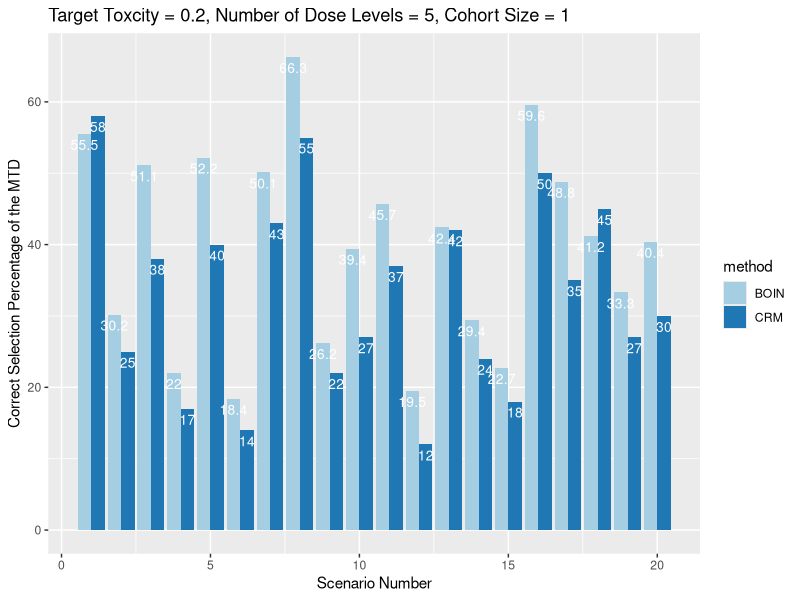
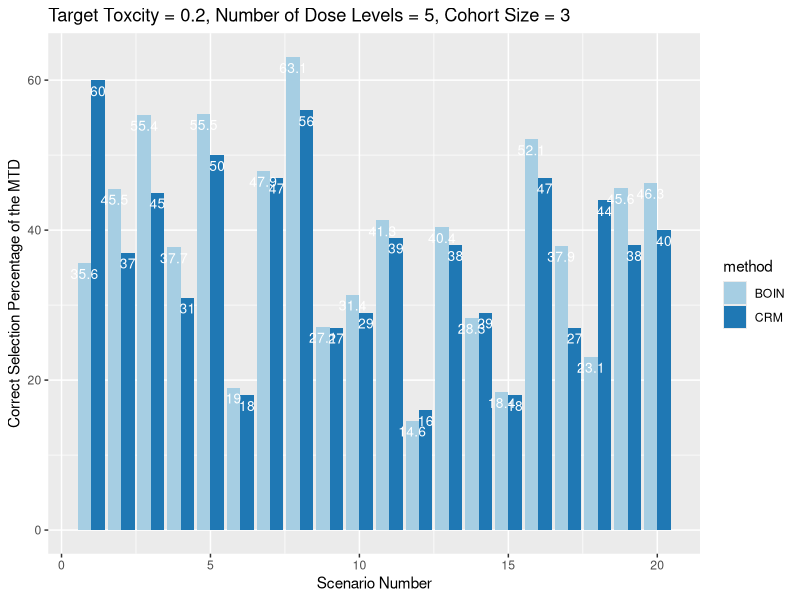
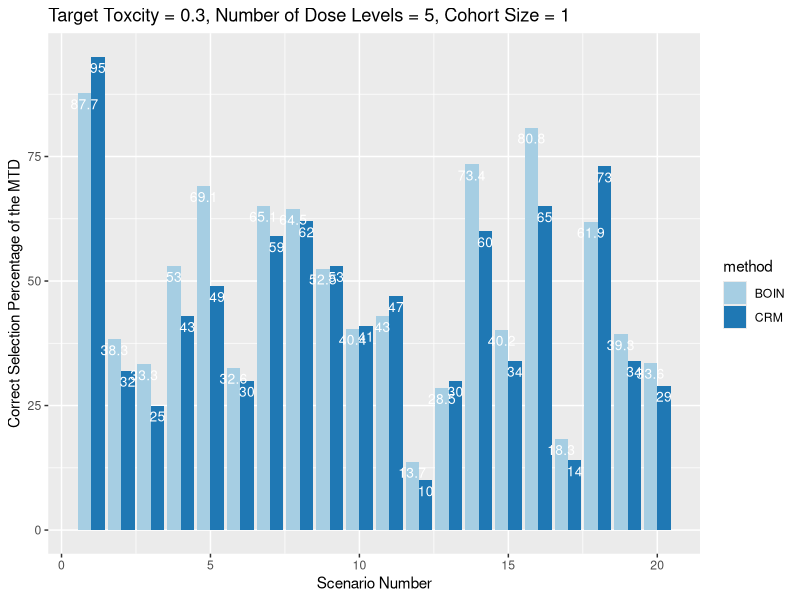
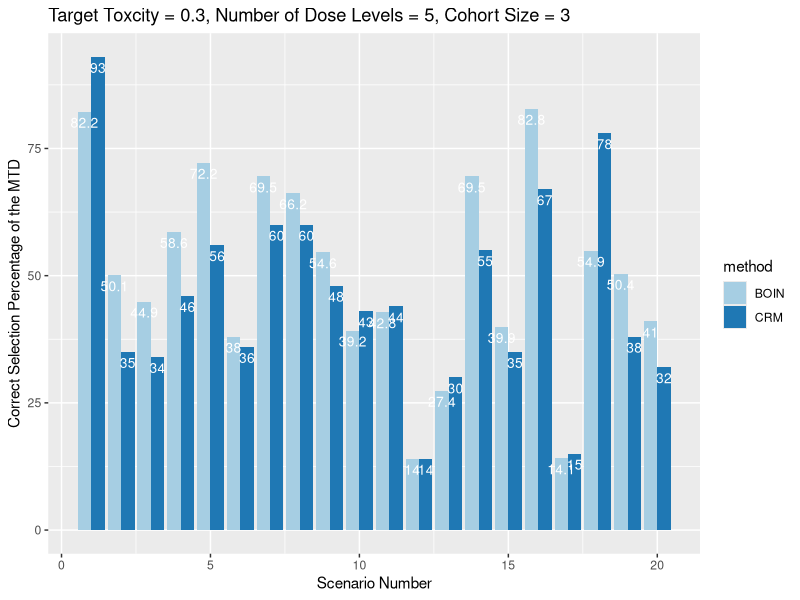
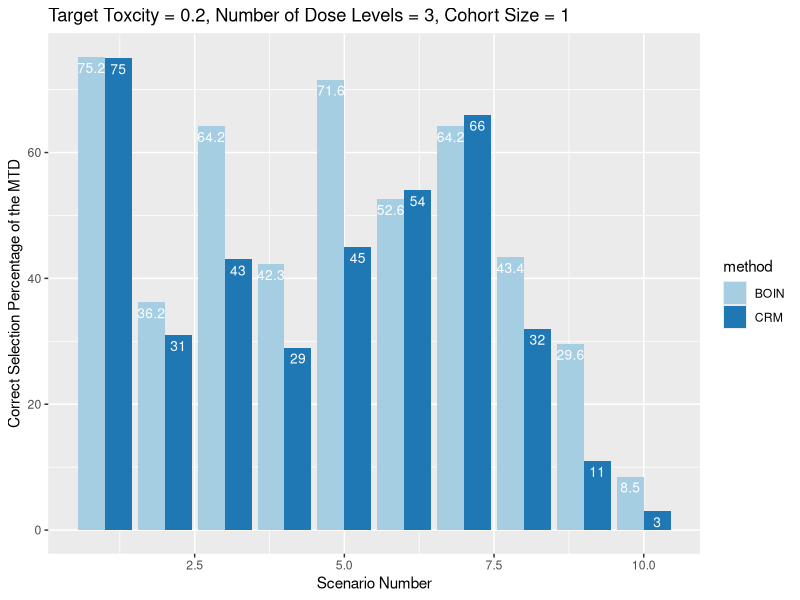
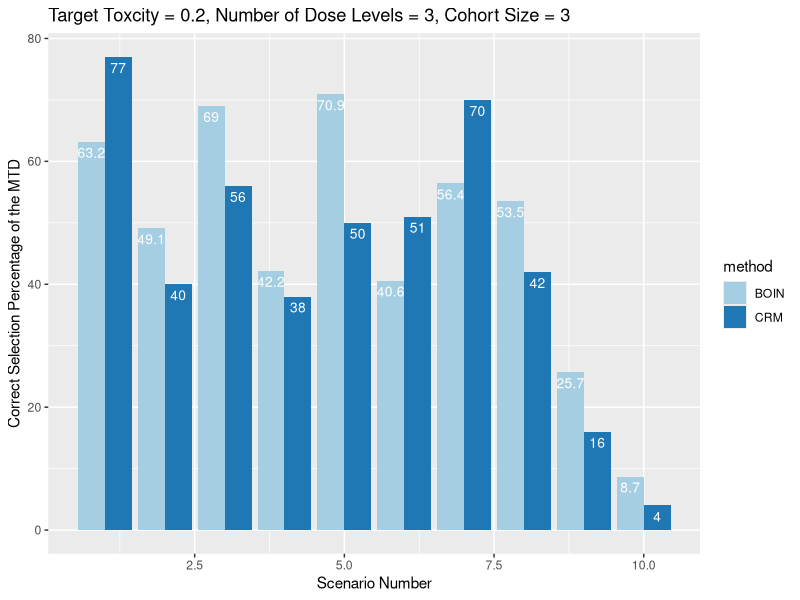
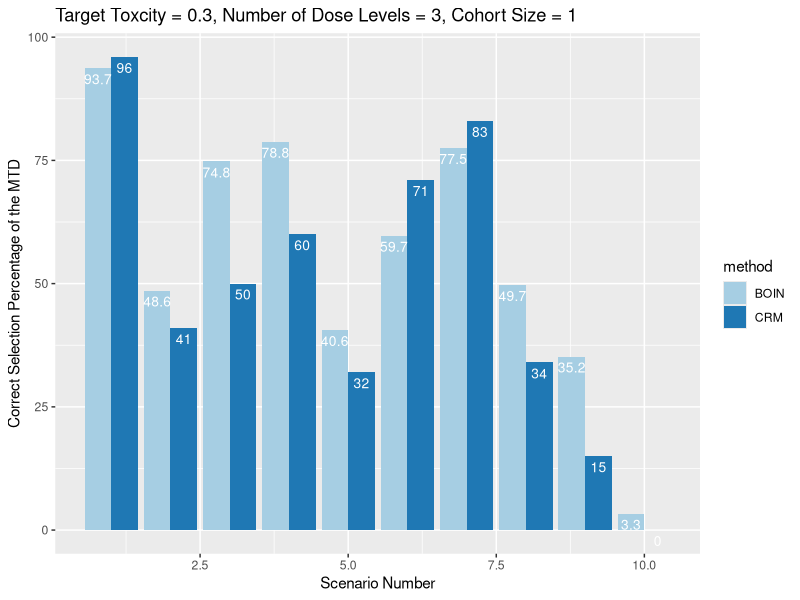
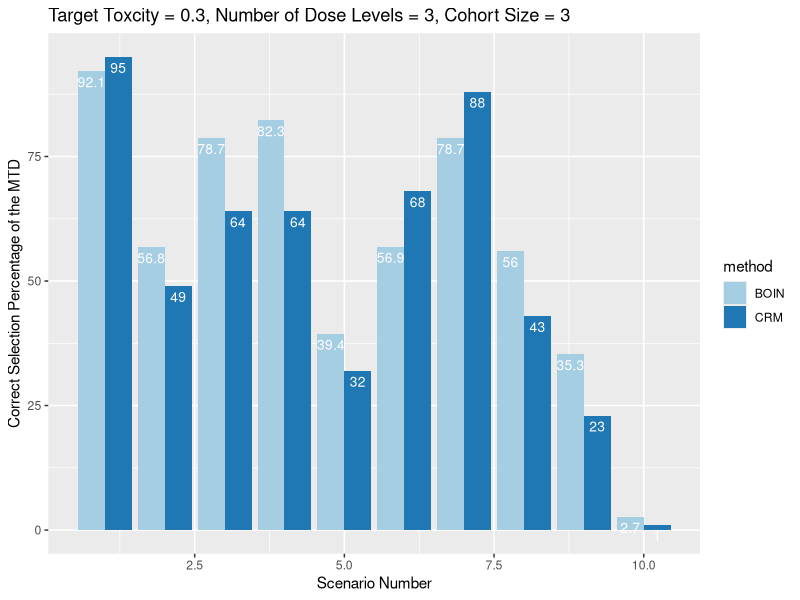

The R source for these figures, in order:
## ---- chunk 1
knitr::opts_chunk$set(echo = FALSE)
## ---- chunk 2
library(ggplot2)
## ---- chunk 3
#####################################################
# CASE 1 - Selection Percentage of the MTD, Cohort Size = 1
#####################################################
case1cohort1df <- data.frame(
  scenario = c(seq(1:20),c(seq(1:20))),
  method = c(rep(c("BOIN"), 20), rep("CRM", 20)),
  vals = c(55.5, 30.2, 51.1, 22, 52.2, 
           18.4, 50.1, 66.3, 26.2, 39.4,
           45.7, 19.5, 42.4, 29.4, 22.7, 
           59.6, 48.8, 41.2, 33.3, 40.4, # END BOIN
           58, 25, 38, 17, 40,
           14, 43, 55, 22, 27,
           37, 12, 42, 24, 18,
           50, 35, 45, 27, 30 # END CRM
           )
)

ggplot(data=case1cohort1df, aes(x=scenario, y=vals, fill=method)) +
  geom_bar(stat="identity", position=position_dodge())+
  geom_text(aes(label=vals), vjust=1.6, color="white",
            position = position_dodge(0.9), size=3.5)+
  scale_fill_brewer(palette="Paired") + 
  xlab("Scenario Number")+
  ylab("Correct Selection Percentage of the MTD")+
  ggtitle("Target Toxcity = 0.2, Number of Dose Levels = 5, Cohort Size = 1")
## ---- chunk 4
#####################################################
# CASE 1 - Selection Percentage of the MTD, Cohort Size = 3
#####################################################
case1cohort3df <- data.frame(
  scenario = c(seq(1:20),c(seq(1:20))),
  method = c(rep(c("BOIN"), 20), rep("CRM", 20)),
  vals = c(35.6, 45.5, 55.4, 37.7, 55.5, 
           19.0, 47.9, 63.1, 27.1, 31.4,
           41.3, 14.6, 40.4, 28.3, 18.4,
           52.1, 37.9, 23.1, 45.6, 46.3, 
           60, 37, 45, 31, 50,
           18, 47, 56, 27, 29, 
           39, 16, 38, 29, 18, 
           47, 27, 44, 38, 40
  )
)

ggplot(data=case1cohort3df, aes(x=scenario, y=vals, fill=method)) +
  geom_bar(stat="identity", position=position_dodge())+
  geom_text(aes(label=vals), vjust=1.6, color="white",
            position = position_dodge(0.9), size=3.5)+
  scale_fill_brewer(palette="Paired") + 
  xlab("Scenario Number")+
  ylab("Correct Selection Percentage of the MTD")+
  ggtitle("Target Toxcity = 0.2, Number of Dose Levels = 5, Cohort Size = 3")
## ---- chunk 5
#####################################################
# CASE 2 - Selection Percentage of the MTD, Cohort Size = 1
#####################################################
case2cohort1df <- data.frame(
  scenario = c(seq(1:20),c(seq(1:20))),
  method = c(rep(c("BOIN"), 20), rep("CRM", 20)),
  vals = c(87.7, 38.3, 33.3, 53.0, 69.1,
           32.6, 65.1, 64.5, 52.5, 40.4, 
           43.0, 13.7, 28.5, 73.4, 40.2,
           80.8, 18.3, 61.9, 39.3, 33.6,
           95, 32, 25, 43, 49, 
           30, 59, 62, 53, 41,
           47, 10, 30, 60, 34,
           65, 14, 73, 34, 29
  )
)

ggplot(data=case2cohort1df, aes(x=scenario, y=vals, fill=method)) +
  geom_bar(stat="identity", position=position_dodge())+
  geom_text(aes(label=vals), vjust=1.6, color="white",
            position = position_dodge(0.9), size=3.5)+
  scale_fill_brewer(palette="Paired") + 
  xlab("Scenario Number")+
  ylab("Correct Selection Percentage of the MTD")+
  ggtitle("Target Toxcity = 0.3, Number of Dose Levels = 5, Cohort Size = 1")
## ---- chunk 6
#####################################################
# CASE 2 - Selection Percentage of the MTD, Cohort Size = 3
#####################################################
case2cohort3df <- data.frame(
  scenario = c(seq(1:20),c(seq(1:20))),
  method = c(rep(c("BOIN"), 20), rep("CRM", 20)),
  vals = c(82.2, 50.1, 44.9, 58.6, 72.2,
           38.0, 69.5, 66.2, 54.6, 39.2, 
           42.8, 14.0, 27.4, 69.5, 39.9,
           82.8, 14.1, 54.9, 50.4, 41.0,
           93, 35, 34, 46, 56,
           36, 60, 60, 48, 43, 
           44, 14, 30, 55, 35, 
           67, 15, 78, 38, 32
  )
)

ggplot(data=case2cohort3df, aes(x=scenario, y=vals, fill=method)) +
  geom_bar(stat="identity", position=position_dodge())+
  geom_text(aes(label=vals), vjust=1.6, color="white",
            position = position_dodge(0.9), size=3.5)+
  scale_fill_brewer(palette="Paired") + 
  xlab("Scenario Number")+
  ylab("Correct Selection Percentage of the MTD")+
  ggtitle("Target Toxcity = 0.3, Number of Dose Levels = 5, Cohort Size = 3")

## ---- chunk 7
#####################################################
# CASE 3 - Selection Percentage of the MTD, Cohort Size = 1
#####################################################
case3cohort1df <- data.frame(
  scenario = c(seq(1:10),c(seq(1:10))),
  method = c(rep(c("BOIN"), 10), rep("CRM", 10)),
  vals = c(75.2, 36.2, 64.2, 42.3, 71.6,
           52.6, 64.2, 43.4, 29.6, 8.5,
           75, 31, 43, 29, 45,
           54, 66, 32, 11, 3
  )
)

ggplot(data=case3cohort1df, aes(x=scenario, y=vals, fill=method)) +
  geom_bar(stat="identity", position=position_dodge())+
  geom_text(aes(label=vals), vjust=1.6, color="white",
            position = position_dodge(0.9), size=3.5)+
  scale_fill_brewer(palette="Paired") + 
  xlab("Scenario Number")+
  ylab("Correct Selection Percentage of the MTD")+
  ggtitle("Target Toxcity = 0.2, Number of Dose Levels = 3, Cohort Size = 1")

## ---- chunk 8
#####################################################
# CASE 3 - Selection Percentage of the MTD, Cohort Size = 3
#####################################################
case3cohort3df <- data.frame(
  scenario = c(seq(1:10),c(seq(1:10))),
  method = c(rep(c("BOIN"), 10), rep("CRM", 10)),
  vals = c(63.2, 49.1, 69.0, 42.2, 70.9, 
           40.6, 56.4, 53.5, 25.7, 8.7,
           77, 40, 56, 38, 50,
           51, 70, 42, 16, 4
  )
)

ggplot(data=case3cohort3df, aes(x=scenario, y=vals, fill=method)) +
  geom_bar(stat="identity", position=position_dodge())+
  geom_text(aes(label=vals), vjust=1.6, color="white",
            position = position_dodge(0.9), size=3.5)+
  scale_fill_brewer(palette="Paired") + 
  xlab("Scenario Number")+
  ylab("Correct Selection Percentage of the MTD")+
  ggtitle("Target Toxcity = 0.2, Number of Dose Levels = 3, Cohort Size = 3")
## ---- chunk 9
#####################################################
# CASE 4 - Selection Percentage of the MTD, Cohort Size = 1
#####################################################
case4cohort1df <- data.frame(
  scenario = c(seq(1:10),c(seq(1:10))),
  method = c(rep(c("BOIN"), 10), rep("CRM", 10)),
  vals = c(93.7, 48.6, 74.8, 78.8, 40.6,
           59.7, 77.5, 49.7, 35.2, 3.3,
           96, 41, 50, 60, 32,
           71, 83, 34, 15, 0
           
  )
)

ggplot(data=case4cohort1df, aes(x=scenario, y=vals, fill=method)) +
  geom_bar(stat="identity", position=position_dodge())+
  geom_text(aes(label=vals), vjust=1.6, color="white",
            position = position_dodge(0.9), size=3.5)+
  scale_fill_brewer(palette="Paired") + 
  xlab("Scenario Number")+
  ylab("Correct Selection Percentage of the MTD")+
  ggtitle("Target Toxcity = 0.3, Number of Dose Levels = 3, Cohort Size = 1")
## ---- chunk 10
#####################################################
# CASE 4 - Selection Percentage of the MTD, Cohort Size = 3
#####################################################
case4cohort3df <- data.frame(
  scenario = c(seq(1:10),c(seq(1:10))),
  method = c(rep(c("BOIN"), 10), rep("CRM", 10)),
  vals = c(92.1, 56.8, 78.7, 82.3, 39.4, 
           56.9, 78.7, 56.0, 35.3, 2.7,
           95, 49, 64, 64, 32, 
           68, 88, 43, 23, 1
           
  )
)

ggplot(data=case4cohort3df, aes(x=scenario, y=vals, fill=method)) +
  geom_bar(stat="identity", position=position_dodge())+
  geom_text(aes(label=vals), vjust=1.6, color="white",
            position = position_dodge(0.9), size=3.5)+
  scale_fill_brewer(palette="Paired") + 
  xlab("Scenario Number")+
  ylab("Correct Selection Percentage of the MTD")+
  ggtitle("Target Toxcity = 0.3, Number of Dose Levels = 3, Cohort Size = 3")
## ---- chunk 11
#####################################################
# CASE 1 - Allocation Accuracy of the MTD, Cohort Size = 1
#####################################################
case1cohort1df <- data.frame(
  scenario = c(seq(1:20),c(seq(1:20))),
  method = c(rep(c("BOIN"), 20), rep("CRM", 20)),
  vals = c(13.0, 9.1, 13.0, 7.3, 13.5,
           5.5, 10.7, 13.6, 6.9, 9.3,
           10.5, 5.3, 9.0, 7.3, 6.1,
           12.2, 11.4, 10.4, 9.7, 11.6,
           14.2, 8.6, 11.5, 6.8, 12.4,
           4.2, 9.2, 11.7, 5.0, 6.0,
           7.7, 3.5, 8.0, 5.1, 3.9,
           8.7, 6.9, 11.7, 8.9, 10.4
  )
)

ggplot(data=case1cohort1df, aes(x=scenario, y=vals, fill=method)) +
  geom_bar(stat="identity", position=position_dodge())+
  geom_text(aes(label=vals), vjust=1.6, color="white",
            position = position_dodge(0.9), size=3.5)+
  scale_fill_brewer(palette="Paired") + 
  xlab("Scenario Number")+
  ylab("Number of Patients Assigned to the MTD")+
  ggtitle("Target Toxcity = 0.2, Number of Dose Levels = 5, Cohort Size = 1")
## ---- chunk 12
#####################################################
# CASE 1 - Allocation Accuracy of the MTD, Cohort Size = 3
#####################################################
case1cohort3df <- data.frame(
  scenario = c(seq(1:20),c(seq(1:20))),
  method = c(rep(c("BOIN"), 20), rep("CRM", 20)),
  vals = c(5.1, 14.4, 15.8, 13.1, 15.8,
           6.2, 11.2, 13.7, 6.2, 6.0,
           8.4, 3.6, 8.5, 5.5, 3.4,
           8.4, 6.1, 3.5, 14.4, 14.8,
           9.4, 13.8, 15.0, 13.0, 16.3,
           5.5, 10.0, 12.1, 6.0, 6.4,
           8.1, 4.1, 8.2, 6.2, 4.0,
           8.3, 5.8, 7.3, 13.9, 14.7
  )
)

ggplot(data=case1cohort3df, aes(x=scenario, y=vals, fill=method)) +
  geom_bar(stat="identity", position=position_dodge())+
  geom_text(aes(label=vals), vjust=1.6, color="white",
            position = position_dodge(0.9), size=3.5)+
  scale_fill_brewer(palette="Paired") + 
  xlab("Scenario Number")+
  ylab("Number of Patients Assigned to the MTD")+
  ggtitle("Target Toxcity = 0.2, Number of Dose Levels = 5, Cohort Size = 3")
## ---- chunk 13
#####################################################
# CASE 2 - Allocation Accuracy of the MTD, Cohort Size = 1
#####################################################
case2cohort1df <- data.frame(
  scenario = c(seq(1:20),c(seq(1:20))),
  method = c(rep(c("BOIN"), 20), rep("CRM", 20)),
  vals = c(18.3, 11.5, 10.5, 14.1, 17.0,
           8.3, 13.9, 13.7, 11.3, 9.3,
           9.7, 4.2, 7.2, 14.2, 8.8,
           16.7, 4.5, 13.3, 11.7, 10.6,
           21.6, 10.9, 9.8, 13.4, 15.7,
           7.2, 12.7, 13.4, 10.2, 8.6,
           9.6, 3.4, 6.9, 11.6, 7.0,
           13.4, 3.5, 17.3, 11.3, 10.7
  )
)

ggplot(data=case2cohort1df, aes(x=scenario, y=vals, fill=method)) +
  geom_bar(stat="identity", position=position_dodge())+
  geom_text(aes(label=vals), vjust=1.6, color="white",
            position = position_dodge(0.9), size=3.5)+
  scale_fill_brewer(palette="Paired") + 
  xlab("Scenario Number")+
  ylab("Number of Patients Assigned to the MTD")+
  ggtitle("Target Toxcity = 0.3, Number of Dose Levels = 5, Cohort Size = 1")
## ---- chunk 14
#####################################################
# CASE 2 - Selection Percentage of the MTD, Cohort Size = 3
#####################################################
case2cohort3df <- data.frame(
  scenario = c(seq(1:20),c(seq(1:20))),
  method = c(rep(c("BOIN"), 20), rep("CRM", 20)),
  vals = c(11.7, 14.6, 14.1, 16.1, 18.2, 
           10.2, 15.0, 14.9, 10.7, 8.8, 
           9.2, 3.7, 6.5, 11.0, 6.8,
           13.2, 2.5, 8.1, 14.6, 13.4,
           13.1, 14.5, 14.8, 16.3, 18.7,
           9.5, 13.8, 14.0, 10.6, 9.1,
           9.5, 4.2, 6.9, 9.9, 7.0,
           11.8, 2.9, 10.7, 14.8, 13.7
  )
)

ggplot(data=case2cohort3df, aes(x=scenario, y=vals, fill=method)) +
  geom_bar(stat="identity", position=position_dodge())+
  geom_text(aes(label=vals), vjust=1.6, color="white",
            position = position_dodge(0.9), size=3.5)+
  scale_fill_brewer(palette="Paired") + 
  xlab("Scenario Number")+
  ylab("Number of Patients Assigned to the MTD")+
  ggtitle("Target Toxcity = 0.3, Number of Dose Levels = 5, Cohort Size = 3")
## ---- chunk 15
#####################################################
# CASE 3 - Selection Percentage of the MTD, Cohort Size = 1
#####################################################
case3cohort1df <- data.frame(
  scenario = c(seq(1:10),c(seq(1:10))),
  method = c(rep(c("BOIN"), 10), rep("CRM", 10)),
  vals = c(10.7, 6.5, 9.8, 6.3, 9.3,
           8.1, 9.5, 7.4, 7.7, 5.9,
           10.9, 6.2, 8.4, 4.0, 6.2,
           8.3, 10.0, 6.4, 4.8, 3.3
  )
)

ggplot(data=case3cohort1df, aes(x=scenario, y=vals, fill=method)) +
  geom_bar(stat="identity", position=position_dodge())+
  geom_text(aes(label=vals), vjust=1.6, color="white",
            position = position_dodge(0.9), size=3.5)+
  scale_fill_brewer(palette="Paired") + 
  xlab("Scenario Number")+
  ylab("Number of Patients Assigned to the MTD")+
  ggtitle("Target Toxcity = 0.2, Number of Dose Levels = 3, Cohort Size = 1")
## ---- chunk 16
#####################################################
# CASE 3 - Selection Percentage of the MTD, Cohort Size = 3
#####################################################
case3cohort3df <- data.frame(
  scenario = c(seq(1:10),c(seq(1:10))),
  method = c(rep(c("BOIN"), 10), rep("CRM", 10)),
  vals = c(6.5, 9.7, 11.3, 6.3, 8.4,
           4.4, 6.0, 10.2, 8.0, 6.2,
           8.9, 9.4, 11.1, 5.2, 6.4,
           6.2, 8.3, 5.0, 9.8, 7.6
  )
)

ggplot(data=case3cohort3df, aes(x=scenario, y=vals, fill=method)) +
  geom_bar(stat="identity", position=position_dodge())+
  geom_text(aes(label=vals), vjust=1.6, color="white",
            position = position_dodge(0.9), size=3.5)+
  scale_fill_brewer(palette="Paired") + 
  xlab("Scenario Number")+
  ylab("Number of Patients Assigned to the MTD")+
  ggtitle("Target Toxcity = 0.2, Number of Dose Levels = 3, Cohort Size = 3")
## ---- chunk 17
#####################################################
# CASE 4 - Selection Percentage of the MTD, Cohort Size = 1
#####################################################
case4cohort1df <- data.frame(
  scenario = c(seq(1:10),c(seq(1:10))),
  method = c(rep(c("BOIN"), 10), rep("CRM", 10)),
  vals = c(13.0, 8.4, 11.3, 9.9, 6.1,
           8.8, 10.9, 9.0, 8.8, 5.3,
           14.3, 8.5, 10.1, 7.8, 4.4,
           10.4, 12.5, 8.2, 6.5, 3.7
  )
)

ggplot(data=case4cohort1df, aes(x=scenario, y=vals, fill=method)) +
  geom_bar(stat="identity", position=position_dodge())+
  geom_text(aes(label=vals), vjust=1.6, color="white",
            position = position_dodge(0.9), size=3.5)+
  scale_fill_brewer(palette="Paired") + 
  xlab("Scenario Number")+
  ylab("Number of Patients Assigned to the MTD")+
  ggtitle("Target Toxcity = 0.3, Number of Dose Levels = 3, Cohort Size = 1")
## ---- chunk 18
#####################################################
# CASE 4 - Selection Percentage of the MTD, Cohort Size = 3
#####################################################
case4cohort3df <- data.frame(
  scenario = c(seq(1:10),c(seq(1:10))),
  method = c(rep(c("BOIN"), 10), rep("CRM", 10)),
  vals = c(9.8, 10.3, 11.9, 9.6, 6.0, 
           6.4, 9.1, 10.8, 9.7, 6.2,
           10.1, 10.6, 12.3, 8.3, 5.3,
           7.2, 10.0, 11.0, 9.8, 6.1
           
  )
)

ggplot(data=case4cohort3df, aes(x=scenario, y=vals, fill=method)) +
  geom_bar(stat="identity", position=position_dodge())+
  geom_text(aes(label=vals), vjust=1.6, color="white",
            position = position_dodge(0.9), size=3.5)+
  scale_fill_brewer(palette="Paired") + 
  xlab("Scenario Number")+
  ylab("Number of Patients Assigned to the MTD")+
  ggtitle("Target Toxcity = 0.3, Number of Dose Levels = 3, Cohort Size = 3")

## ---- chunk 19
#####################################################
# CASE 1 - Patients above the MTD, Cohort Size = 1
#####################################################
case1cohort1df <- data.frame(
  scenario = c(seq(1:20),c(seq(1:20))),
  method = c(rep(c("BOIN"), 20), rep("CRM", 20)),
  vals = c(0, 16.9, 12.8, 18.6, 12.3,
           13.1, 10.1, 6.8, 11.1, 6,
           6.5, 10, 9.8, 9.8, 8.2, 
           5.3, 0, 0, 16.5, 22.7,
           0, 12.9, 9.2, 13.9, 6.9,
           10, 7.3, 6.6, 9.1, 4.6, 
           5.6, 8.5, 8.1, 11.2, 8.3,
           6.1, 2.1, 0, 11.6, 16.5
  )
)

ggplot(data=case1cohort1df, aes(x=scenario, y=vals, fill=method)) +
  geom_bar(stat="identity", position=position_dodge())+
  geom_text(aes(label=vals), vjust=1.6, color="white",
            position = position_dodge(0.9), size=3.5)+
  scale_fill_brewer(palette="Paired") + 
  xlab("Scenario Number")+
  ylab("Number of Patients Assigned to Doses Above the MTD")+
  ggtitle("Target Toxcity = 0.2, Number of Dose Levels = 5, Cohort Size = 1")
## ---- chunk 20
#####################################################
# CASE 1 - Patients above the MTD, Cohort Size = 3
#####################################################
case1cohort3df <- data.frame(
  scenario = c(seq(1:20),c(seq(1:20))),
  method = c(rep(c("BOIN"), 20), rep("CRM", 20)),
  vals = c(0, 9.4, 7.7, 10.8, 7.7,
           5.6, 5.2, 5.1, 4.1, 2.2,
           3.1, 2.7, 4.6, 3.7, 2.0,
           2.9, 1.1, 0, 9.4, 20.6,
           0, 10.7, 9.1, 12.2, 7.7, 
           7.7, 7.1, 7, 6.9, 4.1,
           5.3, 4.5, 7.5, 7.6, 4.5, 
           5.8, 2.5, 0, 10.7, 21
  )
)

ggplot(data=case1cohort3df, aes(x=scenario, y=vals, fill=method)) +
  geom_bar(stat="identity", position=position_dodge())+
  geom_text(aes(label=vals), vjust=1.6, color="white",
            position = position_dodge(0.9), size=3.5)+
  scale_fill_brewer(palette="Paired") + 
  xlab("Scenario Number")+
  ylab("Number of Patients Assigned to Doses Above the MTD")+
  ggtitle("Target Toxcity = 0.2, Number of Dose Levels = 5, Cohort Size = 3")
## ---- chunk 21
#####################################################
# CASE 2 - Allocation Accuracy of the MTD, Cohort Size = 1
#####################################################
case2cohort1df <- data.frame(
  scenario = c(seq(1:20),c(seq(1:20))),
  method = c(rep(c("BOIN"), 20), rep("CRM", 20)),
  vals = c(0, 14.6, 15.7, 11.7, 7.9, 
           11.9, 8.8, 8.8, 7.9, 9.1, 
           8.8, 8.4, 8.7, 4.3, 6.5, 
           2.8, 5.6, 0, 14.5, 15.6, 
           0, 12.6, 13.2, 11.9, 6.2,
           11.2, 8.3, 9, 8.5, 9.3,
           8.9, 8.7, 8.4, 6.5, 9.3,
           4.6, 7.6, 0, 12.2, 12.5
           
  )
)

ggplot(data=case2cohort1df, aes(x=scenario, y=vals, fill=method)) +
  geom_bar(stat="identity", position=position_dodge())+
  geom_text(aes(label=vals), vjust=1.6, color="white",
            position = position_dodge(0.9), size=3.5)+
  scale_fill_brewer(palette="Paired") + 
  xlab("Scenario Number")+
  ylab("Number of Patients Assigned to Doses Above the MTD")+
  ggtitle("Target Toxcity = 0.3, Number of Dose Levels = 5, Cohort Size = 1")
## ---- chunk 22
#####################################################
# CASE 2 - Selection Percentage of the MTD, Cohort Size = 3
#####################################################
case2cohort3df <- data.frame(
  scenario = c(seq(1:20),c(seq(1:20))),
  method = c(rep(c("BOIN"), 20), rep("CRM", 20)),
  vals = c(0, 10.3, 10.9, 8.8, 6.5,
           7.2, 5.9, 7, 5.2, 5.3,
           5.5, 2.6, 4.5, 3.4, 3.5,
           2.6, 1.5, 0, 10.4, 11.6,
           0, 11, 11.1, 9.1, 6.4,
           8.5, 7.9, 9.1, 7.5, 7.4,
           7.5, 3.6, 6.2, 6.2, 5.4,
           4.9, 2.1, 0, 10.8, 12.2
           
  )
)

ggplot(data=case2cohort3df, aes(x=scenario, y=vals, fill=method)) +
  geom_bar(stat="identity", position=position_dodge())+
  geom_text(aes(label=vals), vjust=1.6, color="white",
            position = position_dodge(0.9), size=3.5)+
  scale_fill_brewer(palette="Paired") + 
  xlab("Scenario Number")+
  ylab("Number of Patients Assigned to Doses Above the MTD")+
  ggtitle("Target Toxcity = 0.3, Number of Dose Levels = 5, Cohort Size = 3")

## ---- chunk 23
#####################################################
# CASE 3 - Selection Percentage of the MTD, Cohort Size = 1
#####################################################
case3cohort1df <- data.frame(
  scenario = c(seq(1:10),c(seq(1:10))),
  method = c(rep(c("BOIN"), 10), rep("CRM", 10)),
  vals = c(0, 9.5, 6.1, 5.7, 3.1, 
           0, 0, 14.7, 10.6, 7.6,
           0, 6.7, 3.4, 5.4, 3, 
           0, 0, 11.2, 6.3, 4.8
  )
)

ggplot(data=case3cohort1df, aes(x=scenario, y=vals, fill=method)) +
  geom_bar(stat="identity", position=position_dodge())+
  geom_text(aes(label=vals), vjust=1.6, color="white",
            position = position_dodge(0.9), size=3.5)+
  scale_fill_brewer(palette="Paired") + 
  xlab("Scenario Number")+
  ylab("Number of Patients Assigned to Doses Above the MTD")+
  ggtitle("Target Toxcity = 0.2, Number of Dose Levels = 3, Cohort Size = 1")

## ---- chunk 24
#####################################################
# CASE 3 - Selection Percentage of the MTD, Cohort Size = 3
#####################################################
case3cohort3df <- data.frame(
  scenario = c(seq(1:10),c(seq(1:10))),
  method = c(rep(c("BOIN"), 10), rep("CRM", 10)),
  vals = c(0, 5.5, 3.8, 2.9, 2.1, 
           0, 0, 13.9, 9.1, 6.7,
           0, 5.9, 4.1, 4.5, 3.2,
           0, 0, 14.1, 8.9, 6.5
  )
)

ggplot(data=case3cohort3df, aes(x=scenario, y=vals, fill=method)) +
  geom_bar(stat="identity", position=position_dodge())+
  geom_text(aes(label=vals), vjust=1.6, color="white",
            position = position_dodge(0.9), size=3.5)+
  scale_fill_brewer(palette="Paired") + 
  xlab("Scenario Number")+
  ylab("Number of Patients Assigned to Doses Above the MTD")+
  ggtitle("Target Toxcity = 0.2, Number of Dose Levels = 3, Cohort Size = 3")
## ---- chunk 25
#####################################################
# CASE 4 - Selection Percentage of the MTD, Cohort Size = 1
#####################################################
case4cohort1df <- data.frame(
  scenario = c(seq(1:10),c(seq(1:10))),
  method = c(rep(c("BOIN"), 10), rep("CRM", 10)),
  vals = c(0, 7.6, 4.4, 3.1, 5.1,
           0,0, 13.7, 11, 5.9,
           0, 6, 3.8, 3.8, 6.2,
           0, 0, 11.5, 8.1, 4.2
  )
)

ggplot(data=case4cohort1df, aes(x=scenario, y=vals, fill=method)) +
  geom_bar(stat="identity", position=position_dodge())+
  geom_text(aes(label=vals), vjust=1.6, color="white",
            position = position_dodge(0.9), size=3.5)+
  scale_fill_brewer(palette="Paired") + 
  xlab("Scenario Number")+
  ylab("Number of Patients Assigned to Doses Above the MTD")+
  ggtitle("Target Toxcity = 0.3, Number of Dose Levels = 3, Cohort Size = 1")

## ---- chunk 26
#####################################################
# CASE 4 - Selection Percentage of the MTD, Cohort Size = 3
#####################################################
case4cohort3df <- data.frame(
  scenario = c(seq(1:10),c(seq(1:10))),
  method = c(rep(c("BOIN"), 10), rep("CRM", 10)),
  vals = c(0, 5.4, 3.7, 2.7, 3.2,
           0, 0, 13.6, 10.9, 6.3,
           0, 5.7, 3.9, 3.7, 3.8,
           0,0, 13.6, 10.9, 6.2
  )
)

ggplot(data=case4cohort3df, aes(x=scenario, y=vals, fill=method)) +
  geom_bar(stat="identity", position=position_dodge())+
  geom_text(aes(label=vals), vjust=1.6, color="white",
            position = position_dodge(0.9), size=3.5)+
  scale_fill_brewer(palette="Paired") + 
  xlab("Scenario Number")+
  ylab("Number of Patients Assigned to Doses Above the MTD")+
  ggtitle("Target Toxcity = 0.3, Number of Dose Levels = 3, Cohort Size = 3")
## ---- chunk 27
#####################################################
# CASE 1 - Patients above the MTD, Cohort Size = 1
#####################################################
case1cohort1df <- data.frame(
  scenario = c(seq(1:20),c(seq(1:20))),
  method = c(rep(c("BOIN"), 20), rep("CRM", 20)),
  vals = c(0, 51.3, 28.3, 61.2, 27.4,
           43.2, 21.5, 9.9, 36.5, 9.5,
           11.5, 34.1, 26.5, 36.3, 31.6, 
           9.6, 0, 0, 49.3, 64.2,
           0, 40, 21, 47, 14, 
           47, 18, 16, 29, 10,
           11, 29, 21, 41, 30,
           14, 2, 0, 35, 40
           
  )
)

ggplot(data=case1cohort1df, aes(x=scenario, y=vals, fill=method)) +
  geom_bar(stat="identity", position=position_dodge())+
  geom_text(aes(label=vals), vjust=1.6, color="white",
            position = position_dodge(0.9), size=3.5)+
  scale_fill_brewer(palette="Paired") + 
  xlab("Scenario Number")+
  ylab("Selection Percentage of Doses Above the MTD")+
  ggtitle("Target Toxcity = 0.2, Number of Dose Levels = 5, Cohort Size = 1")

## ---- chunk 28
#####################################################
# CASE 1 - Patients above the MTD, Cohort Size = 3
#####################################################
case1cohort3df <- data.frame(
  scenario = c(seq(1:20),c(seq(1:20))),
  method = c(rep(c("BOIN"), 20), rep("CRM", 20)),
  vals = c(0, 32, 21.6, 39.8, 21.2, 
           24.9, 16.5, 10.9, 20.6, 6.6,
           9.6, 14.9, 20.8, 23.7, 13.5,
           10.0, 0.3, 0, 31.9, 61.8,
           0, 35, 24, 45, 20, 
           31, 19, 17, 29, 12,
           16, 25, 28, 43, 28,
           20, 3, 0, 35, 51
  )
)

ggplot(data=case1cohort3df, aes(x=scenario, y=vals, fill=method)) +
  geom_bar(stat="identity", position=position_dodge())+
  geom_text(aes(label=vals), vjust=1.6, color="white",
            position = position_dodge(0.9), size=3.5)+
  scale_fill_brewer(palette="Paired") + 
  xlab("Scenario Number")+
  ylab("Selection Percentage of Doses Above the MTD")+
  ggtitle("Target Toxcity = 0.2, Number of Dose Levels = 5, Cohort Size = 3")
## ---- chunk 29
#####################################################
# CASE 2 - Allocation Accuracy of the MTD, Cohort Size = 1
#####################################################
case2cohort1df <- data.frame(
  scenario = c(seq(1:20),c(seq(1:20))),
  method = c(rep(c("BOIN"), 20), rep("CRM", 20)),
  vals = c(0, 45.5, 51.5, 30.1, 11.7,
           38.9, 15.5, 18.5, 20.5, 29.8,
           27.6, 33.6, 31.6, 4.3, 22.4,
           0.3, 22.8, 0, 44.5, 51,
           0, 39, 43, 21, 12,
           39, 22, 25, 20, 28,
           25, 35, 26,14, 33,
           10,28,0,27,39
           
  )
)

ggplot(data=case2cohort1df, aes(x=scenario, y=vals, fill=method)) +
  geom_bar(stat="identity", position=position_dodge())+
  geom_text(aes(label=vals), vjust=1.6, color="white",
            position = position_dodge(0.9), size=3.5)+
  scale_fill_brewer(palette="Paired") + 
  xlab("Scenario Number")+
  ylab("Selection Percentage of Doses Above the MTD")+
  ggtitle("Target Toxcity = 0.3, Number of Dose Levels = 5, Cohort Size = 1")
## ---- chunk 30
#####################################################
# CASE 2 - Selection Percentage of the MTD, Cohort Size = 3
#####################################################
case2cohort3df <- data.frame(
  scenario = c(seq(1:20),c(seq(1:20))),
  method = c(rep(c("BOIN"), 20), rep("CRM", 20)),
  vals = c(0,33.1,38.2,23.9,10.2,
           29.8,12.8,19,21.7,24.4,
           23.8,15.8,24.2,7.7,20.2,
           0.7,10.4,0,32.8,42.2,
           0,41,44,28,15,
           3.7,24,29,33,35,
           34,24,34,23,38,
           9,17,0,38,46
           
           
  )
)

ggplot(data=case2cohort3df, aes(x=scenario, y=vals, fill=method)) +
  geom_bar(stat="identity", position=position_dodge())+
  geom_text(aes(label=vals), vjust=1.6, color="white",
            position = position_dodge(0.9), size=3.5)+
  scale_fill_brewer(palette="Paired") + 
  xlab("Scenario Number")+
  ylab("Selection Percentage of Doses Above the MTD")+
  ggtitle("Target Toxcity = 0.3, Number of Dose Levels = 5, Cohort Size = 3")
## ---- chunk 31
#####################################################
# CASE 3 - Selection Percentage of the MTD, Cohort Size = 1
#####################################################
case3cohort1df <- data.frame(
  scenario = c(seq(1:10),c(seq(1:10))),
  method = c(rep(c("BOIN"), 10), rep("CRM", 10)),
  vals = c(0,48.1,17.5,28.2,2.3,
           0,0,72.6,28.9,9.3,
           0,32,10,28,12,
           0,0,49,12,3
  )
)

ggplot(data=case3cohort1df, aes(x=scenario, y=vals, fill=method)) +
  geom_bar(stat="identity", position=position_dodge())+
  geom_text(aes(label=vals), vjust=1.6, color="white",
            position = position_dodge(0.9), size=3.5)+
  scale_fill_brewer(palette="Paired") + 
  xlab("Scenario Number")+
  ylab("Selection Percentage of Doses Above the MTD")+
  ggtitle("Target Toxcity = 0.2, Number of Dose Levels = 3, Cohort Size = 1")
## ---- chunk 32
#####################################################
# CASE 3 - Selection Percentage of the MTD, Cohort Size = 3
#####################################################
case3cohort3df <- data.frame(
  scenario = c(seq(1:10),c(seq(1:10))),
  method = c(rep(c("BOIN"), 10), rep("CRM", 10)),
  vals = c(0,32.8,12.6,20.4,2.5,
           0,0,71.2, 26.7,8.9,
           0, 36, 15,29,10,
           0, 0, 62, 17, 4
  )
)

ggplot(data=case3cohort3df, aes(x=scenario, y=vals, fill=method)) +
  geom_bar(stat="identity", position=position_dodge())+
  geom_text(aes(label=vals), vjust=1.6, color="white",
            position = position_dodge(0.9), size=3.5)+
  scale_fill_brewer(palette="Paired") + 
  xlab("Scenario Number")+
  ylab("Selection Percentage of Doses Above the MTD")+
  ggtitle("Target Toxcity = 0.2, Number of Dose Levels = 3, Cohort Size = 3")
## ---- chunk 33
#####################################################
# CASE 4 - Selection Percentage of the MTD, Cohort Size = 1
#####################################################
case4cohort1df <- data.frame(
  scenario = c(seq(1:10),c(seq(1:10))),
  method = c(rep(c("BOIN"), 10), rep("CRM", 10)),
  vals = c(0,36.1,8.2,2.5, 26.9,
           0,0,62.4,37.3,3.3,
           0,28,13,14,34,
           0,0,43,17,0
  )
)

ggplot(data=case4cohort1df, aes(x=scenario, y=vals, fill=method)) +
  geom_bar(stat="identity", position=position_dodge())+
  geom_text(aes(label=vals), vjust=1.6, color="white",
            position = position_dodge(0.9), size=3.5)+
  scale_fill_brewer(palette="Paired") + 
  xlab("Scenario Number")+
  ylab("Selection Percentage of Doses Above the MTD")+
  ggtitle("Target Toxcity = 0.3, Number of Dose Levels = 3, Cohort Size = 1")
## ---- chunk 34
#####################################################
# CASE 4 - Selection Percentage of the MTD, Cohort Size = 3
#####################################################
case4cohort3df <- data.frame(
  scenario = c(seq(1:10),c(seq(1:10))),
  method = c(rep(c("BOIN"), 10), rep("CRM", 10)),
  vals = c(0, 29.5, 7.4, 3.5,23.4,
           0,0,65.3, 37.1, 2.7,
           0,32, 13,13, 31,
           0,0,50,24,1
  )
)

ggplot(data=case4cohort3df, aes(x=scenario, y=vals, fill=method)) +
  geom_bar(stat="identity", position=position_dodge())+
  geom_text(aes(label=vals), vjust=1.6, color="white",
            position = position_dodge(0.9), size=3.5)+
  scale_fill_brewer(palette="Paired") + 
  xlab("Scenario Number")+
  ylab("Selection Percentage of Doses Above the MTD")+
  ggtitle("Target Toxcity = 0.3, Number of Dose Levels = 3, Cohort Size = 3")
